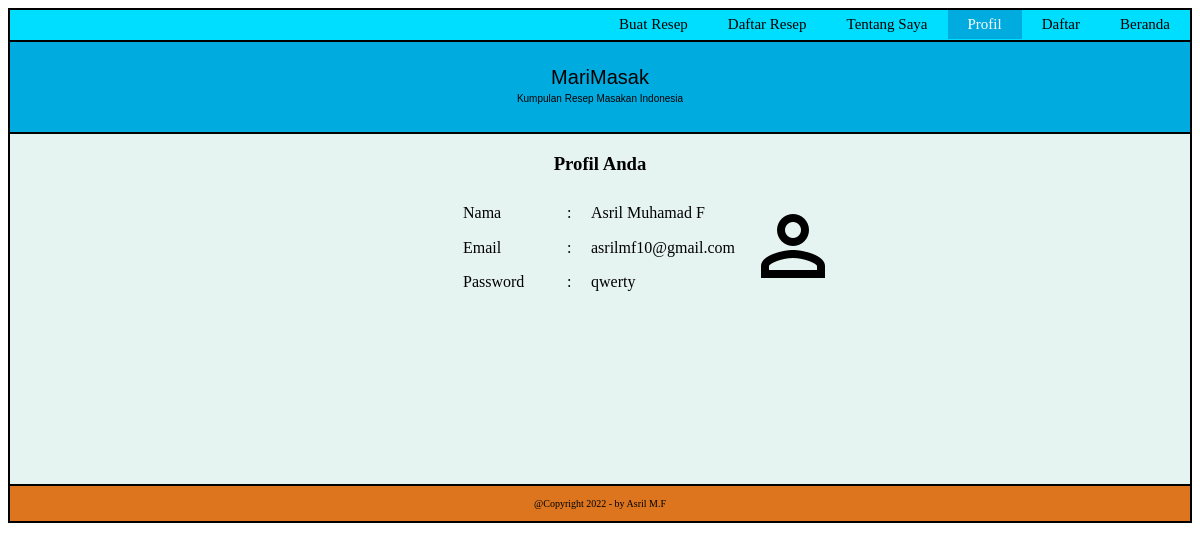
The page /akun.php on the database its author committed.
### tables this page shows
CREATE TABLE `akun` (
  `id` int(11) NOT NULL,
  `nama` varchar(50) NOT NULL,
  `email` varchar(50) NOT NULL,
  `pword` varchar(25) NOT NULL
);

### akun.php (the view, shortened to what this page needs)
<?php
    require 'c-akun.php';
    $result = mysqli_query($db, "SELECT * FROM akun");
?>
<!DOCTYPE html>
<html lang="en">
<head>
    <link rel="stylesheet" href="style.css">
    <link rel="stylesheet" href="gambar/profil.png">
</head>
<body>
    <div class="header">
        <div class="h-list">
                <a class="home" href="index.php">Beranda</a>
                <a class="register" href="register.php">Daftar</a>
                <a class="profil" href="akun.php">Profil</a>
                <a onclick="tentang()" class="aboutMe" href="aboutMe.php">Tentang Saya</a>
                <a class="menu-resep" href="resep.php">Daftar Resep</a>
                <a href="resep.php">Buat Resep</a>
        </div>
    </div>
    <div class="navbar">
        <div class="n-logo">
            <p class="logo">MariMasak</p>
            <p class="teks">Kumpulan Resep Masakan Indonesia</p>
        </div>
    </div>
    <div class="main">
        <h3 class="m-profil">Profil Anda</h3>
        <table>
            <?php
                $row = mysqli_fetch_array($result);
            ?>
            <tr>
                <td width="100px">Nama</td>
                <td width="20px"> : </td>
                <td width="150px"><?=$row['nama']?></td>
                <td class="profil" rowspan="5" width="50px"><img src="gambar/profil.png"></td>
            </tr>
            <tr>
                <td>Email</td>
                <td> : </td>
                <td><?=$row['email']?></td>
            </tr>
            <tr>
                <td>Password</td>
                <td> : </td>
                <td><?=$row['pword']?></td>
            </tr>
        </table>
    </div>
    <div class="footer">
        <div class="f-teks">
            <p>@Copyright 2022 - by Asril M.F</p>
        </div>
    </div>
</body>
</html>

### style.css (style rules this page uses)
body { background-color: white; }
.header { height: 30px; background-color: #00DEFF; border: 2px solid black; }
.h-list { overflow: hidden; }
.h-list a { float: right; color: black; text-align: center; padding: 6px 20px; text-decoration: none; font-size: 15px; }
.h-list a.home { background-color: #00ABE0; color: white; }
.h-list a.aboutMe { background-color: #00DEFF; }
.navbar { height: 90px; background-color: #00ABE0; border-left: 2px solid black; border-right: 2px solid black; }
.n-logo { font-family: Impact, Haettenschweiler, 'Arial Narrow Bold', sans-serif; padding: 1px; text-align: center; line-height: 1px; }
.logo { font-size: 20px; }
.teks { font-size: 10px; line-height: 1px; }
.main { height: 350px; background-color: #E6F4F1; border: 2px solid black; }
.footer { height: 35px; background-color: #DC751E; border-left: 2px solid black; border-right: 2px solid black; border-bottom: 2px solid black; }
.f-teks { text-align: center; padding-top: 2px; font-size: 10px; color: black; }

### akun.php (style rules this page uses)
.h-list a.profil { background-color: #00ABE0; color: white; }
.h-list a.home { background-color: #00DEFF; color: black; }
.n-logo { padding: 15px; }
.m-profil { text-align: center; margin-bottom: 10px; }
table { margin-top: 20px; margin-left: 450px; }

### rows shown on the page
akun: nama "Asril Muhamad F", email "asrilmf10@gmail.com", pword "qwerty"
